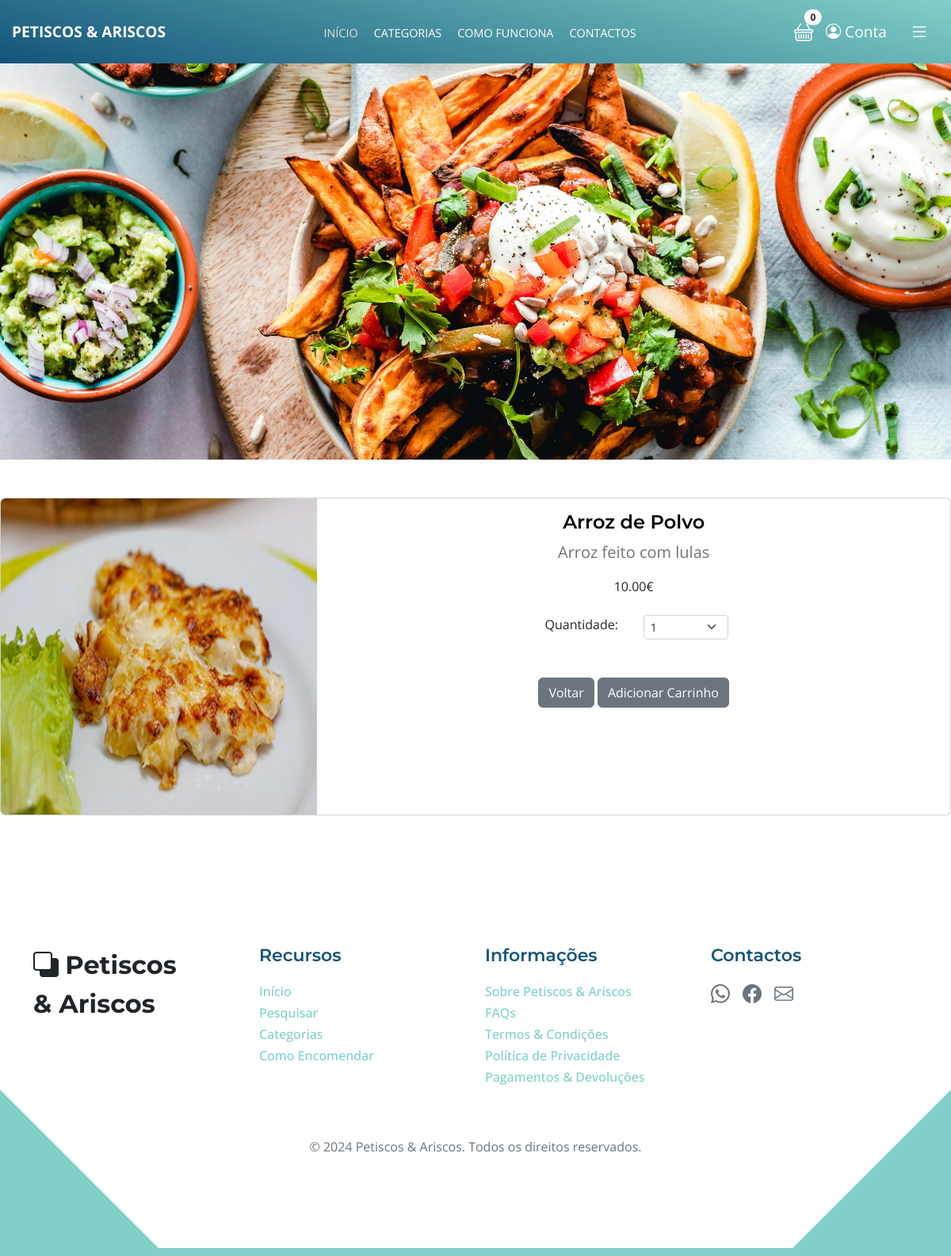
Screenshot of /produto/1 with the database file from the repository.
### loja/models.py (models this page shows, shortened)
class Product(models.Model):
	name = models.CharField(max_length=100)
	price = models.DecimalField(default=0, decimal_places=2, max_digits=6)
	category = models.ForeignKey(Category, on_delete=models.CASCADE, default=1)
	description = models.CharField(max_length=250, default='', blank=True, null=True)
	image = models.ImageField(upload_to='uploads/product/')
	is_sale = models.BooleanField(default=False)
	sale_price = models.DecimalField(default=0, decimal_places=2, max_digits=6)

### loja/views.py (the view)
# urls.py: path('produto/<int:pk>', views.about_product, name='about_product'),
def about_product(request, pk):
    product = Product.objects.get(id=pk)
    return render(request, 'about_product.html', {'product': product})

### carrinho/cart.py (called while the page is built)
	def __len__(self):
		return len(self.cart)

### carrinho/context_processors.py (called while the page is built)
def cart(request):
	return {'cart': Cart(request)}

### loja/templates/about_product.html (shortened to what this page needs)
{% extends 'base.html' %}
{% load static %}
{% block content %}
    <section class="header-section" style="background: url('{% static "assets/food_header.jpg" %}') center center/cover no-repeat; height: 500px; width: 100%;">
    </section>
    <div class="custom-pattern py-5">
        <div class="card mb-3">
            <div class="row g-0">
                <div class="col-md-4">
                    <img src="{{ product.image.url }}" class="img-fluid rounded-start" alt="...">
                </div>
                <div class="col-md-8">
                    <div class="card-body text-center">
                        <h5 class="card-title">{{ product.name }}</h5>
                        <p class="card-text text-justify">{{ product.description }}</p>
                        {% if product.is_sale %}
                            <div class="d-flex justify-content-center small text-warning mb-2">
                                <div class="bi-star-fill"></div>
                                &nbsp;&nbsp;Saldos&nbsp;&nbsp;
                                <div class="bi-star-fill"></div>
                            </div>
                            <strike>{{ product.price }}€</strike>
                            &nbsp;{{ product.sale_price }}€
                        {% else %}
                            {{ product.price }}€ <br/>
                        {% endif %}
                        <br/>
                        <div class="row justify-content-center">
                            <div class="col-md-2">Quantidade:</div>
                            <div class="col-md-2">
                                <select class="form-select form-select-sm" id="qty-cart">
                                    <option value="1">1</option>
                                </select>
                            </div>
                        </div>
                        <br/><br/>
                        <a href="{% url 'home' %}" class="btn btn-secondary">Voltar</a>
                        <button type="button" value="{{ product.id }}" class="btn btn-secondary" id="add-cart-ap">Adicionar Carrinho</button>
                    </div>
                </div>
            </div>
        </div>
    </div>
{% endblock %}

### static/css/template-topics.css (style rules this page uses)
:root { --white-color: #ffffff; --primary-color: #13547a; --secondary-color: #80d0c7; --section-bg-color: #f0f8ff; --custom-btn-bg-color: #80d0c7; --custom-btn-bg-hover-color: #13547a; --dark-color: #000000; --p-color: #717275; --border-color: #7fffd4; --link-hover-color: #13547a; --body-font-family: 'Open Sans', sans-serif; --title-font-family: 'Montserrat', sans-serif; --h1-font-size: 58px; --h2-font-size: 46px; --h3-font-size: 32px; --h4-font-size: 28px; --h5-font-size: 24px; --h6-font-size: 22px; --p-font-size: 20px; --menu-font-size: 14px; --btn-font-size: 18px; --copyright-font-size: 16px; --border-radius-large: 100px; --border-radius-medium: 20px; --border-radius-small: 10px; --font-weight-normal: 400; --font-weight-medium: 500; --font-weight-semibold: 600; --font-weight-bold: 700; }
body { background-color: var(--white-color); font-family: var(--body-font-family); }
h2, h3, h4, h5, h6 { color: var(--dark-color); }
h1, h2, h3, h4, h5, h6 { font-family: var(--title-font-family); font-weight: var(--font-weight-semibold); }
h5 { font-size: var(--h5-font-size); }
p { color: var(--p-color); font-size: var(--p-font-size); font-weight: var(--font-weight-normal); }
a, button { touch-action: manipulation; transition: all 0.3s; }
a { display: inline-block; color: var(--primary-color); text-decoration: none; }

### rows the page displays
Product: image (picture), name "Arroz de Polvo", description "Arroz feito com lulas", price "10.00"

### other values shown
{{ cart|length }} "0"
